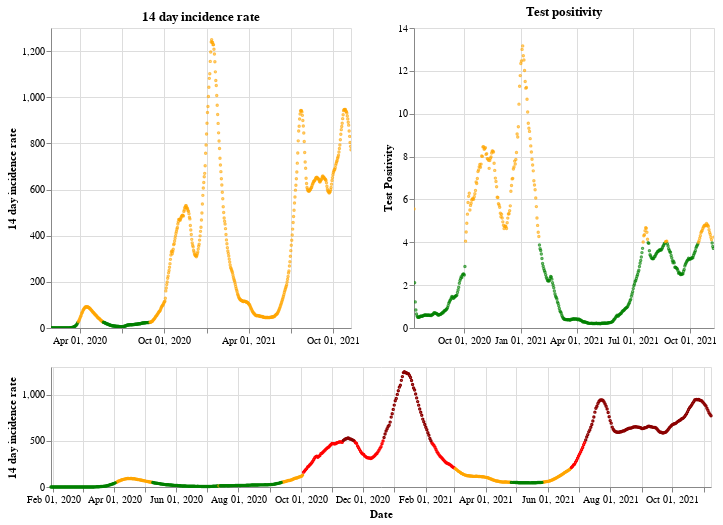

Notebook cell for this chart:
### Markdown cell above
## England

### Code cell
plot_traffic_light('England')

### Figure 1 — Vega-Lite specification as saved in the notebook (floating-point values rounded to 4 significant figures; data arrays with more than 128 entries replaced by an {"elided": "..."} marker saying what was removed)
{"config": {"view": {"continuousWidth": 400, "continuousHeight": 300}}, "vconcat": [{"hconcat": [{"mark": {"type": "point", "size": 2}, "encoding": {"color": {"condition": {"value": "green", "test": "(datum.twoWeeklyCasesRate <= 25)"}, "value": "orange"}, "tooltip": [{"type": "nominal", "field": "areaName"}, {"type": "temporal", "field": "date"}, {"type": "quantitative", "field": "twoWeeklyCasesRate"}, {"type": "quantitative", "field": "testPositivity"}], "x": {"type": "temporal", "axis": {"title": ""}, "field": "date", "scale": {"domain": {"selection": "DateBrush"}}, "timeUnit": "yearmonthdate"}, "y": {"type": "quantitative", "axis": {"title": "14 day incidence rate"}, "field": "twoWeeklyCasesRate"}}, "title": "14 day incidence rate", "width": 300}, {"mark": {"type": "point", "size": 2}, "encoding": {"color": {"condition": {"value": "green", "test": "(datum.testPositivity <= 4)"}, "value": "orange"}, "tooltip": [{"type": "nominal", "field": "areaName"}, {"type": "temporal", "field": "date"}, {"type": "quantitative", "field": "twoWeeklyCasesRate"}, {"type": "quantitative", "field": "testPositivity"}], "x": {"type": "temporal", "axis": {"title": ""}, "field": "date", "scale": {"domain": {"selection": "DateBrush"}}, "timeUnit": "yearmonthdate"}, "y": {"type": "quantitative", "axis": {"title": "Test Positivity"}, "field": "testPositivity"}}, "title": "Test positivity", "width": 300}]}, {"layer": [{"mark": {"type": "point", "size": 2}, "encoding": {"color": {"condition": {"value": "orange", "test": "(((datum.testPositivity < 4) && (datum.twoWeeklyCasesRate >= 50)) && (datum.twoWeeklyCasesRate < 200))"}, "value": "red"}, "opacity": {"condition": {"value": 1, "test": "((datum.twoWeeklyCasesRate >= 50) && (datum.twoWeeklyCasesRate < 500))"}, "value": 0}, "tooltip": [{"type": "nominal", "field": "areaName"}, {"type": "temporal", "field": "date"}, {"type": "quantitative", "field": "twoWeeklyCasesRate"}, {"type": "quantitative", "field": "testPositivity"}], "x": {"type": "temporal", "axis": {"title": "Date"}, "field": "date", "timeUnit": "yearmonthdate"}, "y": {"type": "quantitative", "axis": {"title": "14 day incidence rate"}, "field": "twoWeeklyCasesRate"}}, "selection": {"DateBrush": {"type": "interval", "encodings": ["x"], "fields": ["Time"]}}}, {"mark": {"type": "point", "size": 2}, "encoding": {"color": {"value": "darkred"}, "opacity": {"condition": {"value": 1, "test": "(datum.twoWeeklyCasesRate >= 500)"}, "value": 0}, "tooltip": [{"type": "nominal", "field": "areaName"}, {"type": "temporal", "field": "date"}, {"type": "quantitative", "field": "twoWeeklyCasesRate"}, {"type": "quantitative", "field": "testPositivity"}], "x": {"type": "temporal", "axis": {"title": "Date"}, "field": "date", "timeUnit": "yearmonthdate"}, "y": {"type": "quantitative", "axis": {"title": "14 day incidence rate"}, "field": "twoWeeklyCasesRate"}}}, {"mark": {"type": "point", "size": 2}, "encoding": {"color": {"condition": {"value": "green", "test": "((datum.testPositivity < 4) && (datum.twoWeeklyCasesRate < 50))"}, "value": "orange"}, "opacity": {"condition": {"value": 1, "test": "(datum.twoWeeklyCasesRate < 50)"}, "value": 0}, "tooltip": [{"type": "nominal", "field": "areaName"}, {"type": "temporal", "field": "date"}, {"type": "quantitative", "field": "twoWeeklyCasesRate"}, {"type": "quantitative", "field": "testPositivity"}], "x": {"type": "temporal", "axis": {"title": "Date"}, "field": "date", "timeUnit": "yearmonthdate"}, "y": {"type": "quantitative", "axis": {"title": "14 day incidence rate"}, "field": "twoWeeklyCasesRate"}}}], "height": 120, "width": 660}], "data": {"name": "data-1ae2abd6dceecb9a67a57d5c636a1cce"}, "$schema": "https://vega.github.io/schema/vega-lite/v4.8.1.json", "datasets": {"data-1ae2abd6dceecb9a67a57d5c636a1cce": {"elided": "649 records"}}}
